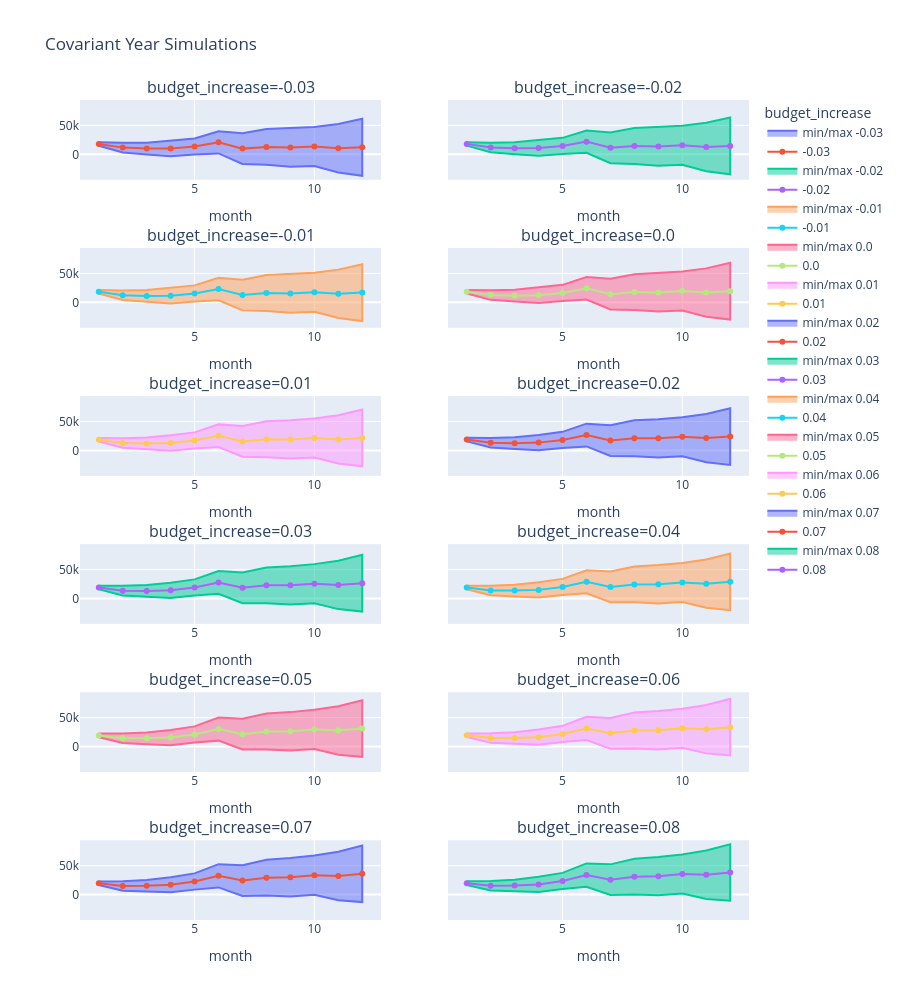

Write notebook code for a chart like this one.
### Code cell
line_charts(covariant_year_simulations).update_layout(
    title_text="Covariant Year Simulations"
).show()

### Figure 1 — Plotly figure (JSON) as saved in the notebook; plotly's stock layout.template omitted (floating-point values rounded to 4 significant figures)
{"data": [{"fill": "toself", "name": "min/max -0.03", "type": "scatter", "x": [1, 2, 3, 4, 5, 6, 7, 8, 9, 10, 11, 12, 12, 11, 10, 9, 8, 7, 6, 5, 4, 3, 2, 1], "xaxis": "x", "y": [14810.0, 3307.0, -252.3, -3367.0, -397.0, 1481.0, -16770.0, -18240.0, -21460.0, -20100.0, -31580.0, -37090.0, 61410.0, 52250.0, 47380.0, 45010.0, 43850.0, 36440.0, 39990.0, 27530.0, 23440.0, 20200.0, 19810.0, 20880.0], "yaxis": "y"}, {"name": "-0.03", "type": "scatter", "x": [1, 2, 3, 4, 5, 6, 7, 8, 9, 10, 11, 12], "xaxis": "x", "y": [17850.0, 11560.0, 9974.0, 10040.0, 13570.0, 20730.0, 9833.0, 12800.0, 11780.0, 13640.0, 10340.0, 12160.0], "yaxis": "y"}, {"fill": "toself", "name": "min/max -0.02", "type": "scatter", "x": [1, 2, 3, 4, 5, 6, 7, 8, 9, 10, 11, 12, 12, 11, 10, 9, 8, 7, 6, 5, 4, 3, 2, 1], "xaxis": "x2", "y": [14980.0, 3645.0, 295.5, -2647.0, 499.6, 2570.0, -15320.0, -16590.0, -19620.0, -18120.0, -29380.0, -34680.0, 63740.0, 54440.0, 49380.0, 46830.0, 45500.0, 37880.0, 41250.0, 28440.0, 24100.0, 20690.0, 20140.0, 21060.0], "yaxis": "y2"}, {"name": "-0.02", "type": "scatter", "x": [1, 2, 3, 4, 5, 6, 7, 8, 9, 10, 11, 12], "xaxis": "x2", "y": [18020.0, 11890.0, 10490.0, 10730.0, 14470.0, 21910.0, 11280.0, 14460.0, 13600.0, 15630.0, 12530.0, 14530.0], "yaxis": "y2"}, {"fill": "toself", "name": "min/max -0.01", "type": "scatter", "x": [1, 2, 3, 4, 5, 6, 7, 8, 9, 10, 11, 12, 12, 11, 10, 9, 8, 7, 6, 5, 4, 3, 2, 1], "xaxis": "x3", "y": [15150.0, 3983.0, 843.4, -1927.0, 1396.0, 3660.0, -13870.0, -14940.0, -17790.0, -16130.0, -27190.0, -32270.0, 66070.0, 56620.0, 51390.0, 48640.0, 47150.0, 39320.0, 42520.0, 29360.0, 24760.0, 21180.0, 20470.0, 21250.0], "yaxis": "y3"}, {"name": "-0.01", "type": "scatter", "x": [1, 2, 3, 4, 5, 6, 7, 8, 9, 10, 11, 12], "xaxis": "x3", "y": [18200.0, 12230.0, 11010.0, 11410.0, 15380.0, 23090.0, 12730.0, 16110.0, 15430.0, 17630.0, 14710.0, 16900.0], "yaxis": "y3"}, {"fill": "toself", "name": "min/max 0.0", "type": "scatter", "x": [1, 2, 3, 4, 5, 6, 7, 8, 9, 10, 11, 12, 12, 11, 10, 9, 8, 7, 6, 5, 4, 3, 2, 1], "xaxis": "x4", "y": [15320.0, 4320.0, 1391.0, -1207.0, 2293.0, 4749.0, -12420.0, -13290.0, -15960.0, -14150.0, -25000.0, -29870.0, 68400.0, 58800.0, 53400.0, 50460.0, 48800.0, 40760.0, 43780.0, 30270.0, 25410.0, 21660.0, 20800.0, 21430.0], "yaxis": "y4"}, {"name": "0.0", "type": "scatter", "x": [1, 2, 3, 4, 5, 6, 7, 8, 9, 10, 11, 12], "xaxis": "x4", "y": [18370.0, 12560.0, 11530.0, 12100.0, 16280.0, 24260.0, 14170.0, 17760.0, 17250.0, 19630.0, 16900.0, 19270.0], "yaxis": "y4"}, {"fill": "toself", "name": "min/max 0.01", "type": "scatter", "x": [1, 2, 3, 4, 5, 6, 7, 8, 9, 10, 11, 12, 12, 11, 10, 9, 8, 7, 6, 5, 4, 3, 2, 1], "xaxis": "x5", "y": [15480.0, 4658.0, 1939.0, -486.5, 3189.0, 5839.0, -10970.0, -11630.0, -14120.0, -12160.0, -22810.0, -27460.0, 70730.0, 60980.0, 55410.0, 52270.0, 50450.0, 42200.0, 45040.0, 31180.0, 26070.0, 22150.0, 21140.0, 21610.0], "yaxis": "y5"}, {"name": "0.01", "type": "scatter", "x": [1, 2, 3, 4, 5, 6, 7, 8, 9, 10, 11, 12], "xaxis": "x5", "y": [18550.0, 12900.0, 12050.0, 12790.0, 17190.0, 25440.0, 15620.0, 19410.0, 19070.0, 21620.0, 19090.0, 21640.0], "yaxis": "y5"}, {"fill": "toself", "name": "min/max 0.02", "type": "scatter", "x": [1, 2, 3, 4, 5, 6, 7, 8, 9, 10, 11, 12, 12, 11, 10, 9, 8, 7, 6, 5, 4, 3, 2, 1], "xaxis": "x6", "y": [15650.0, 4995.0, 2487.0, 233.7, 4086.0, 6928.0, -9519.0, -9982.0, -12290.0, -10170.0, -20620.0, -25050.0, 73070.0, 63160.0, 57410.0, 54080.0, 52100.0, 43640.0, 46310.0, 32090.0, 26730.0, 22640.0, 21470.0, 21800.0], "yaxis": "y6"}, {"name": "0.02", "type": "scatter", "x": [1, 2, 3, 4, 5, 6, 7, 8, 9, 10, 11, 12], "xaxis": "x6", "y": [18720.0, 13230.0, 12560.0, 13480.0, 18090.0, 26620.0, 17060.0, 21060.0, 20900.0, 23620.0, 21270.0, 24010.0], "yaxis": "y6"}, {"fill": "toself", "name": "min/max 0.03", "type": "scatter", "x": [1, 2, 3, 4, 5, 6, 7, 8, 9, 10, 11, 12, 12, 11, 10, 9, 8, 7, 6, 5, 4, 3, 2, 1], "xaxis": "x7", "y": [15820.0, 5333.0, 3035.0, 954.0, 4983.0, 8018.0, -8067.0, -8331.0, -10450.0, -8190.0, -18420.0, -22650.0, 75400.0, 65340.0, 59420.0, 55900.0, 53760.0, 45080.0, 47570.0, 33010.0, 27390.0, 23130.0, 21800.0, 21980.0], "yaxis": "y7"}, {"name": "0.03", "type": "scatter", "x": [1, 2, 3, 4, 5, 6, 7, 8, 9, 10, 11, 12], "xaxis": "x7", "y": [18900.0, 13570.0, 13080.0, 14170.0, 18990.0, 27790.0, 18510.0, 22710.0, 22720.0, 25620.0, 23460.0, 26380.0], "yaxis": "y7"}, {"fill": "toself", "name": "min/max 0.04", "type": "scatter", "x": [1, 2, 3, 4, 5, 6, 7, 8, 9, 10, 11, 12, 12, 11, 10, 9, 8, 7, 6, 5, 4, 3, 2, 1], "xaxis": "x8", "y": [15980.0, 5670.0, 3583.0, 1674.0, 5879.0, 9107.0, -6616.0, -6679.0, -8616.0, -6204.0, -16230.0, -20240.0, 77730.0, 67520.0, 61430.0, 57710.0, 55410.0, 46530.0, 48830.0, 33920.0, 28050.0, 23610.0, 22130.0, 22160.0], "yaxis": "y8"}, {"name": "0.04", "type": "scatter", "x": [1, 2, 3, 4, 5, 6, 7, 8, 9, 10, 11, 12], "xaxis": "x8", "y": [19070.0, 13900.0, 13600.0, 14860.0, 19900.0, 28970.0, 19950.0, 24360.0, 24550.0, 27610.0, 25650.0, 28740.0], "yaxis": "y8"}, {"fill": "toself", "name": "min/max 0.05", "type": "scatter", "x": [1, 2, 3, 4, 5, 6, 7, 8, 9, 10, 11, 12, 12, 11, 10, 9, 8, 7, 6, 5, 4, 3, 2, 1], "xaxis": "x9", "y": [16150.0, 6008.0, 4130.0, 2394.0, 6776.0, 10200.0, -5165.0, -5027.0, -6781.0, -4219.0, -14040.0, -17830.0, 80060.0, 69700.0, 63440.0, 59530.0, 57060.0, 47970.0, 50100.0, 34830.0, 28700.0, 24100.0, 22460.0, 22340.0], "yaxis": "y9"}, {"name": "0.05", "type": "scatter", "x": [1, 2, 3, 4, 5, 6, 7, 8, 9, 10, 11, 12], "xaxis": "x9", "y": [19250.0, 14240.0, 14120.0, 15550.0, 20800.0, 30150.0, 21400.0, 26020.0, 26370.0, 29610.0, 27830.0, 31110.0], "yaxis": "y9"}, {"fill": "toself", "name": "min/max 0.06", "type": "scatter", "x": [1, 2, 3, 4, 5, 6, 7, 8, 9, 10, 11, 12, 12, 11, 10, 9, 8, 7, 6, 5, 4, 3, 2, 1], "xaxis": "x10", "y": [16320.0, 6346.0, 4678.0, 3115.0, 7673.0, 11290.0, -3714.0, -3376.0, -4946.0, -2234.0, -11850.0, -15430.0, 82390.0, 71890.0, 65450.0, 61340.0, 58710.0, 49410.0, 51360.0, 35740.0, 29360.0, 24590.0, 22800.0, 22530.0], "yaxis": "y10"}, {"name": "0.06", "type": "scatter", "x": [1, 2, 3, 4, 5, 6, 7, 8, 9, 10, 11, 12], "xaxis": "x10", "y": [19420.0, 14570.0, 14630.0, 16240.0, 21710.0, 31320.0, 22850.0, 27670.0, 28200.0, 31610.0, 30020.0, 33480.0], "yaxis": "y10"}, {"fill": "toself", "name": "min/max 0.07", "type": "scatter", "x": [1, 2, 3, 4, 5, 6, 7, 8, 9, 10, 11, 12, 12, 11, 10, 9, 8, 7, 6, 5, 4, 3, 2, 1], "xaxis": "x11", "y": [16490.0, 6683.0, 5226.0, 3835.0, 8569.0, 12380.0, -2263.0, -1724.0, -3112.0, -248.9, -9655.0, -13020.0, 84720.0, 74070.0, 67450.0, 63160.0, 60360.0, 50850.0, 52630.0, 36660.0, 30020.0, 25080.0, 23130.0, 22710.0], "yaxis": "y11"}, {"name": "0.07", "type": "scatter", "x": [1, 2, 3, 4, 5, 6, 7, 8, 9, 10, 11, 12], "xaxis": "x11", "y": [19600.0, 14910.0, 15150.0, 16930.0, 22610.0, 32500.0, 24290.0, 29320.0, 30020.0, 33600.0, 32210.0, 35850.0], "yaxis": "y11"}, {"fill": "toself", "name": "min/max 0.08", "type": "scatter", "x": [1, 2, 3, 4, 5, 6, 7, 8, 9, 10, 11, 12, 12, 11, 10, 9, 8, 7, 6, 5, 4, 3, 2, 1], "xaxis": "x12", "y": [16650.0, 7021.0, 5774.0, 4555.0, 9466.0, 13470.0, -811.6, -72.51, -1277.0, 1736.0, -7463.0, -10610.0, 87060.0, 76250.0, 69460.0, 64970.0, 62010.0, 52290.0, 53890.0, 37570.0, 30680.0, 25570.0, 23460.0, 22890.0], "yaxis": "y12"}, {"name": "0.08", "type": "scatter", "x": [1, 2, 3, 4, 5, 6, 7, 8, 9, 10, 11, 12], "xaxis": "x12", "y": [19770.0, 15240.0, 15670.0, 17620.0, 23520.0, 33680.0, 25740.0, 30970.0, 31850.0, 35600.0, 34390.0, 38220.0], "yaxis": "y12"}], "layout": {"annotations": [{"font": {"size": 16}, "showarrow": false, "text": "budget_increase=-0.03", "x": 0.225, "xanchor": "center", "xref": "paper", "y": 1.0, "yanchor": "bottom", "yref": "paper"}, {"font": {"size": 16}, "showarrow": false, "text": "budget_increase=-0.02", "x": 0.775, "xanchor": "center", "xref": "paper", "y": 1.0, "yanchor": "bottom", "yref": "paper"}, {"font": {"size": 16}, "showarrow": false, "text": "budget_increase=-0.01", "x": 0.225, "xanchor": "center", "xref": "paper", "y": 0.8194, "yanchor": "bottom", "yref": "paper"}, {"font": {"size": 16}, "showarrow": false, "text": "budget_increase=0.0", "x": 0.775, "xanchor": "center", "xref": "paper", "y": 0.8194, "yanchor": "bottom", "yref": "paper"}, {"font": {"size": 16}, "showarrow": false, "text": "budget_increase=0.01", "x": 0.225, "xanchor": "center", "xref": "paper", "y": 0.6389, "yanchor": "bottom", "yref": "paper"}, {"font": {"size": 16}, "showarrow": false, "text": "budget_increase=0.02", "x": 0.775, "xanchor": "center", "xref": "paper", "y": 0.6389, "yanchor": "bottom", "yref": "paper"}, {"font": {"size": 16}, "showarrow": false, "text": "budget_increase=0.03", "x": 0.225, "xanchor": "center", "xref": "paper", "y": 0.4583, "yanchor": "bottom", "yref": "paper"}, {"font": {"size": 16}, "showarrow": false, "text": "budget_increase=0.04", "x": 0.775, "xanchor": "center", "xref": "paper", "y": 0.4583, "yanchor": "bottom", "yref": "paper"}, {"font": {"size": 16}, "showarrow": false, "text": "budget_increase=0.05", "x": 0.225, "xanchor": "center", "xref": "paper", "y": 0.2778, "yanchor": "bottom", "yref": "paper"}, {"font": {"size": 16}, "showarrow": false, "text": "budget_increase=0.06", "x": 0.775, "xanchor": "center", "xref": "paper", "y": 0.2778, "yanchor": "bottom", "yref": "paper"}, {"font": {"size": 16}, "showarrow": false, "text": "budget_increase=0.07", "x": 0.225, "xanchor": "center", "xref": "paper", "y": 0.09722, "yanchor": "bottom", "yref": "paper"}, {"font": {"size": 16}, "showarrow": false, "text": "budget_increase=0.08", "x": 0.775, "xanchor": "center", "xref": "paper", "y": 0.09722, "yanchor": "bottom", "yref": "paper"}], "height": 1000, "legend": {"title": {"text": "budget_increase"}}, "title": {"text": "Covariant Year Simulations"}, "xaxis": {"anchor": "y", "domain": [0, 0.45], "title": {"text": "month"}}, "xaxis10": {"anchor": "y10", "domain": [0.55, 1], "title": {"text": "month"}}, "xaxis11": {"anchor": "y11", "domain": [0, 0.45], "title": {"text": "month"}}, "xaxis12": {"anchor": "y12", "domain": [0.55, 1], "title": {"text": "month"}}, "xaxis2": {"anchor": "y2", "domain": [0.55, 1], "title": {"text": "month"}}, "xaxis3": {"anchor": "y3", "domain": [0, 0.45], "title": {"text": "month"}}, "xaxis4": {"anchor": "y4", "domain": [0.55, 1], "title": {"text": "month"}}, "xaxis5": {"anchor": "y5", "domain": [0, 0.45], "title": {"text": "month"}}, "xaxis6": {"anchor": "y6", "domain": [0.55, 1], "title": {"text": "month"}}, "xaxis7": {"anchor": "y7", "domain": [0, 0.45], "title": {"text": "month"}}, "xaxis8": {"anchor": "y8", "domain": [0.55, 1], "title": {"text": "month"}}, "xaxis9": {"anchor": "y9", "domain": [0, 0.45], "title": {"text": "month"}}, "yaxis": {"anchor": "x", "domain": [0.9028, 1.0], "matches": "y11"}, "yaxis10": {"anchor": "x10", "domain": [0.1806, 0.2778], "matches": "y11", "showticklabels": false}, "yaxis11": {"anchor": "x11", "domain": [0, 0.09722]}, "yaxis12": {"anchor": "x12", "domain": [0, 0.09722], "matches": "y11", "showticklabels": false}, "yaxis2": {"anchor": "x2", "domain": [0.9028, 1.0], "matches": "y11", "showticklabels": false}, "yaxis3": {"anchor": "x3", "domain": [0.7222, 0.8194], "matches": "y11"}, "yaxis4": {"anchor": "x4", "domain": [0.7222, 0.8194], "matches": "y11", "showticklabels": false}, "yaxis5": {"anchor": "x5", "domain": [0.5417, 0.6389], "matches": "y11"}, "yaxis6": {"anchor": "x6", "domain": [0.5417, 0.6389], "matches": "y11", "showticklabels": false}, "yaxis7": {"anchor": "x7", "domain": [0.3611, 0.4583], "matches": "y11"}, "yaxis8": {"anchor": "x8", "domain": [0.3611, 0.4583], "matches": "y11", "showticklabels": false}, "yaxis9": {"anchor": "x9", "domain": [0.1806, 0.2778], "matches": "y11"}}}
